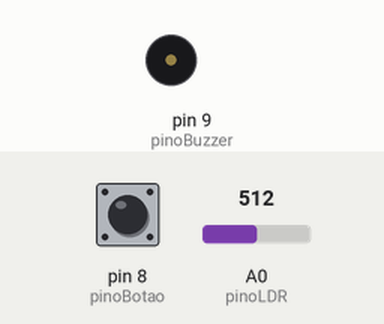
A sketch run on a simulated Arduino Uno, built with avr-gcc and run on an emulated ATmega328P. On the bench: buzzer (waves = sounding). The inputs (shaded band) are chosen by the test bench; at power-on: pin 8 (pinoBotao) HIGH, A0 (pinoLDR) = 512. What the sketch prints to the serial monitor is not drawn.

Above: at 0.2 s.
Timing chart, 0 to 1.7 s (numbered marks = the images above):
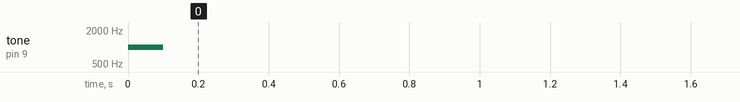

Measured:
- by itself, tone on pin 9 (pinoBuzzer): silent → 1000 Hz at 0.00 s, → silent 0.10 s later

The sketch:

desafio_laser.ino
```cpp
/*******************************************************************************
* RoboCore Kit Iniciante V8 - 14. Projeto Missão Impossível Desafio
* Detectar a presença de obstáculos a partir de um diodo laser e um LDR.
*******************************************************************************/

const int pinoLDR = A0;
const int pinoBuzzer = 9;
const int pinoBotao = 8;

int leituraLDR = 0;
int leituraBotao;
int contador = 0;
int flag = 0;

void setup() {
  Serial.begin(9600);

  pinMode(pinoLDR, INPUT);
  pinMode(pinoBuzzer, OUTPUT);
  pinMode(pinoBotao, INPUT_PULLUP);
}

void loop() {
  leituraLDR = analogRead(pinoLDR); // lê o valor da tensão no pino LDR
  leituraBotao = digitalRead(pinoBotao); // lê o estado do botão

  // Imprime o valor lido pelo arduino (0 a 1023)
  Serial.print("Leitura: ");
  Serial.print(leituraLDR);
  Serial.print("\t");

  if (leituraBotao == LOW) {
    contador = 0;
    Serial.println(contador);
    delay(100);
  }

  if (leituraLDR <= 600 && flag == 0) {
    contador++;
    flag = 1;
    Serial.println(contador);
    tone(pinoBuzzer, 1000);
    delay(100);
    noTone(pinoBuzzer);
  } else if (leituraLDR > 600 && flag == 1) {
    flag = 0;
  }

  Serial.println();
  delay(100);
}
```
